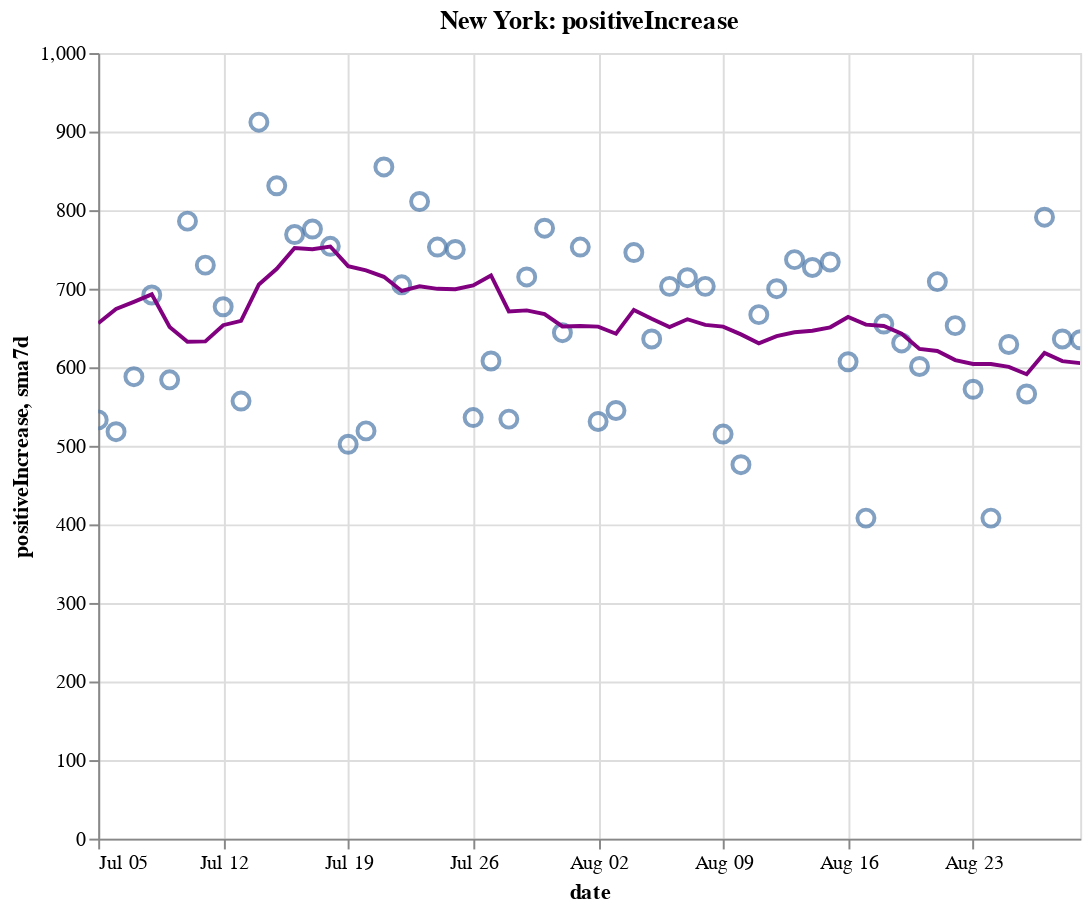

Here is the notebook cell this chart was saved with:
### Code cell
create_plot(ny, 'positiveIncrease')

### Figure 1 — Vega-Lite specification as saved in the notebook (floating-point values rounded to 4 significant figures)
{"config": {"view": {"continuousWidth": 400, "continuousHeight": 300}}, "layer": [{"layer": [{"mark": {"type": "point", "size": 75}, "encoding": {"tooltip": [{"type": "temporal", "field": "date"}, {"type": "quantitative", "field": "positiveIncrease"}, {"type": "quantitative", "field": "sma7d"}], "x": {"type": "temporal", "field": "date"}, "y": {"type": "quantitative", "field": "positiveIncrease"}}, "selection": {"selector008": {"type": "interval", "bind": "scales", "encodings": ["x", "y"]}}}, {"mark": {"type": "line", "color": "purple"}, "encoding": {"x": {"type": "temporal", "field": "date"}, "y": {"type": "quantitative", "field": "sma7d"}}}]}, {"mark": {"type": "rule", "color": "#aaa"}, "encoding": {"x": {"type": "temporal", "field": "date"}}, "transform": [{"filter": {"selection": "selector007"}}]}, {"mark": "circle", "encoding": {"opacity": {"condition": {"value": 1, "selection": "selector007"}, "value": 0}, "tooltip": [{"type": "temporal", "field": "date"}, {"type": "quantitative", "field": "positiveIncrease"}, {"type": "quantitative", "field": "sma7d"}], "x": {"type": "temporal", "field": "date"}, "y": {"type": "quantitative", "field": "positiveIncrease"}}, "selection": {"selector007": {"type": "single", "encodings": ["x"], "on": "mouseover", "nearest": true, "empty": "none"}}}, {"mark": {"type": "text", "align": "left", "dx": 5, "dy": -5, "stroke": "white", "strokeWidth": 2}, "encoding": {"text": {"type": "quantitative", "field": "positiveIncrease"}, "tooltip": [{"type": "temporal", "field": "date"}, {"type": "quantitative", "field": "positiveIncrease"}, {"type": "quantitative", "field": "sma7d"}], "x": {"type": "temporal", "field": "date"}, "y": {"type": "quantitative", "field": "positiveIncrease"}}, "transform": [{"filter": {"selection": "selector007"}}]}, {"mark": {"type": "text", "align": "left", "dx": 5, "dy": -5}, "encoding": {"text": {"type": "quantitative", "field": "positiveIncrease"}, "tooltip": [{"type": "temporal", "field": "date"}, {"type": "quantitative", "field": "positiveIncrease"}, {"type": "quantitative", "field": "sma7d"}], "x": {"type": "temporal", "field": "date"}, "y": {"type": "quantitative", "field": "positiveIncrease"}}, "transform": [{"filter": {"selection": "selector007"}}]}], "data": {"name": "data-f794da7924754e4993850f963b22b948"}, "height": 400, "title": "New York: positiveIncrease", "width": 500, "$schema": "https://vega.github.io/schema/vega-lite/v4.8.1.json", "datasets": {"data-f794da7924754e4993850f963b22b948": [{"date": "2020-07-05T00:00:00", "totalTestResultsIncrease": 63420.0, "positiveIncrease": 533.0, "death": 24900.0, "deathIncrease": 8.0, "positiveRate": 0.008, "state": "New York", "sma7d": 656.0}, {"date": "2020-07-06T00:00:00", "totalTestResultsIncrease": 54330.0, "positiveIncrease": 518.0, "death": 24910.0, "deathIncrease": 9.0, "positiveRate": 0.01, "state": "New York", "sma7d": 674.1}, {"date": "2020-07-07T00:00:00", "totalTestResultsIncrease": 56740.0, "positiveIncrease": 588.0, "death": 24920.0, "deathIncrease": 11.0, "positiveRate": 0.01, "state": "New York", "sma7d": 683.3}, {"date": "2020-07-08T00:00:00", "totalTestResultsIncrease": 57580.0, "positiveIncrease": 692.0, "death": 24940.0, "deathIncrease": 20.0, "positiveRate": 0.012, "state": "New York", "sma7d": 692.9}, {"date": "2020-07-09T00:00:00", "totalTestResultsIncrease": 65560.0, "positiveIncrease": 584.0, "death": 24960.0, "deathIncrease": 15.0, "positiveRate": 0.009, "state": "New York", "sma7d": 651.3}, {"date": "2020-07-10T00:00:00", "totalTestResultsIncrease": 73560.0, "positiveIncrease": 786.0, "death": 24970.0, "deathIncrease": 9.0, "positiveRate": 0.011, "state": "New York", "sma7d": 632.4}, {"date": "2020-07-11T00:00:00", "totalTestResultsIncrease": 69200.0, "positiveIncrease": 730.0, "death": 24970.0, "deathIncrease": 6.0, "positiveRate": 0.011, "state": "New York", "sma7d": 633.0}, {"date": "2020-07-12T00:00:00", "totalTestResultsIncrease": 62420.0, "positiveIncrease": 677.0, "death": 24980.0, "deathIncrease": 5.0, "positiveRate": 0.011, "state": "New York", "sma7d": 653.6}, {"date": "2020-07-13T00:00:00", "totalTestResultsIncrease": 51690.0, "positiveIncrease": 557.0, "death": 24990.0, "deathIncrease": 10.0, "positiveRate": 0.011, "state": "New York", "sma7d": 659.1}, {"date": "2020-07-14T00:00:00", "totalTestResultsIncrease": 60040.0, "positiveIncrease": 912.0, "death": 24990.0, "deathIncrease": 5.0, "positiveRate": 0.015, "state": "New York", "sma7d": 705.4}, {"date": "2020-07-15T00:00:00", "totalTestResultsIncrease": 63600.0, "positiveIncrease": 831.0, "death": 25000.0, "deathIncrease": 9.0, "positiveRate": 0.013, "state": "New York", "sma7d": 725.3}, {"date": "2020-07-16T00:00:00", "totalTestResultsIncrease": 72680.0, "positiveIncrease": 769.0, "death": 25010.0, "deathIncrease": 11.0, "positiveRate": 0.011, "state": "New York", "sma7d": 751.7}, {"date": "2020-07-17T00:00:00", "totalTestResultsIncrease": 78240.0, "positiveIncrease": 776.0, "death": 25020.0, "deathIncrease": 10.0, "positiveRate": 0.01, "state": "New York", "sma7d": 750.3}, {"date": "2020-07-18T00:00:00", "totalTestResultsIncrease": 69820.0, "positiveIncrease": 754.0, "death": 25040.0, "deathIncrease": 11.0, "positiveRate": 0.011, "state": "New York", "sma7d": 753.7}, {"date": "2020-07-19T00:00:00", "totalTestResultsIncrease": 46200.0, "positiveIncrease": 502.0, "death": 25050.0, "deathIncrease": 13.0, "positiveRate": 0.011, "state": "New York", "sma7d": 728.7}, {"date": "2020-07-20T00:00:00", "totalTestResultsIncrease": 49340.0, "positiveIncrease": 519.0, "death": 25060.0, "deathIncrease": 8.0, "positiveRate": 0.011, "state": "New York", "sma7d": 723.3}, {"date": "2020-07-21T00:00:00", "totalTestResultsIncrease": 66170.0, "positiveIncrease": 855.0, "death": 25060.0, "deathIncrease": 2.0, "positiveRate": 0.013, "state": "New York", "sma7d": 715.1}, {"date": "2020-07-22T00:00:00", "totalTestResultsIncrease": 67660.0, "positiveIncrease": 705.0, "death": 25070.0, "deathIncrease": 10.0, "positiveRate": 0.01, "state": "New York", "sma7d": 697.1}, {"date": "2020-07-23T00:00:00", "totalTestResultsIncrease": 69700.0, "positiveIncrease": 811.0, "death": 25080.0, "deathIncrease": 13.0, "positiveRate": 0.012, "state": "New York", "sma7d": 703.1}, {"date": "2020-07-24T00:00:00", "totalTestResultsIncrease": 76510.0, "positiveIncrease": 753.0, "death": 25090.0, "deathIncrease": 9.0, "positiveRate": 0.01, "state": "New York", "sma7d": 699.9}, {"date": "2020-07-25T00:00:00", "totalTestResultsIncrease": 71470.0, "positiveIncrease": 750.0, "death": 25100.0, "deathIncrease": 13.0, "positiveRate": 0.01, "state": "New York", "sma7d": 699.3}, {"date": "2020-07-26T00:00:00", "totalTestResultsIncrease": 53570.0, "positiveIncrease": 536.0, "death": 25110.0, "deathIncrease": 3.0, "positiveRate": 0.01, "state": "New York", "sma7d": 704.1}, {"date": "2020-07-27T00:00:00", "totalTestResultsIncrease": 57270.0, "positiveIncrease": 608.0, "death": 25120.0, "deathIncrease": 11.0, "positiveRate": 0.011, "state": "New York", "sma7d": 716.9}, {"date": "2020-07-28T00:00:00", "totalTestResultsIncrease": 57400.0, "positiveIncrease": 534.0, "death": 25130.0, "deathIncrease": 9.0, "positiveRate": 0.009, "state": "New York", "sma7d": 671.0}, {"date": "2020-07-29T00:00:00", "totalTestResultsIncrease": 62280.0, "positiveIncrease": 715.0, "death": 25130.0, "deathIncrease": 6.0, "positiveRate": 0.011, "state": "New York", "sma7d": 672.4}, {"date": "2020-07-30T00:00:00", "totalTestResultsIncrease": 73550.0, "positiveIncrease": 777.0, "death": 25140.0, "deathIncrease": 13.0, "positiveRate": 0.011, "state": "New York", "sma7d": 667.6}, {"date": "2020-07-31T00:00:00", "totalTestResultsIncrease": 68870.0, "positiveIncrease": 644.0, "death": 25150.0, "deathIncrease": 5.0, "positiveRate": 0.009, "state": "New York", "sma7d": 652.0}, {"date": "2020-08-01T00:00:00", "totalTestResultsIncrease": 82740.0, "positiveIncrease": 753.0, "death": 25160.0, "deathIncrease": 14.0, "positiveRate": 0.009, "state": "New York", "sma7d": 652.4}, {"date": "2020-08-02T00:00:00", "totalTestResultsIncrease": 58960.0, "positiveIncrease": 531.0, "death": 25170.0, "deathIncrease": 6.0, "positiveRate": 0.009, "state": "New York", "sma7d": 651.7}, {"date": "2020-08-03T00:00:00", "totalTestResultsIncrease": 51840.0, "positiveIncrease": 545.0, "death": 25170.0, "deathIncrease": 2.0, "positiveRate": 0.011, "state": "New York", "sma7d": 642.7}, {"date": "2020-08-04T00:00:00", "totalTestResultsIncrease": 70990.0, "positiveIncrease": 746.0, "death": 25180.0, "deathIncrease": 3.0, "positiveRate": 0.011, "state": "New York", "sma7d": 673.0}, {"date": "2020-08-05T00:00:00", "totalTestResultsIncrease": 72670.0, "positiveIncrease": 636.0, "death": 25180.0, "deathIncrease": 4.0, "positiveRate": 0.009, "state": "New York", "sma7d": 661.7}, {"date": "2020-08-06T00:00:00", "totalTestResultsIncrease": 72370.0, "positiveIncrease": 703.0, "death": 25180.0, "deathIncrease": 6.0, "positiveRate": 0.01, "state": "New York", "sma7d": 651.1}, {"date": "2020-08-07T00:00:00", "totalTestResultsIncrease": 70170.0, "positiveIncrease": 714.0, "death": 25190.0, "deathIncrease": 5.0, "positiveRate": 0.01, "state": "New York", "sma7d": 661.1}, {"date": "2020-08-08T00:00:00", "totalTestResultsIncrease": 74860.0, "positiveIncrease": 703.0, "death": 25200.0, "deathIncrease": 5.0, "positiveRate": 0.009, "state": "New York", "sma7d": 654.0}, {"date": "2020-08-09T00:00:00", "totalTestResultsIncrease": 65810.0, "positiveIncrease": 515.0, "death": 25200.0, "deathIncrease": 7.0, "positiveRate": 0.008, "state": "New York", "sma7d": 651.7}, {"date": "2020-08-10T00:00:00", "totalTestResultsIncrease": 54000.0, "positiveIncrease": 476.0, "death": 25200.0, "deathIncrease": 2.0, "positiveRate": 0.009, "state": "New York", "sma7d": 641.9}, {"date": "2020-08-11T00:00:00", "totalTestResultsIncrease": 77060.0, "positiveIncrease": 667.0, "death": 25210.0, "deathIncrease": 7.0, "positiveRate": 0.009, "state": "New York", "sma7d": 630.6}, {"date": "2020-08-12T00:00:00", "totalTestResultsIncrease": 87780.0, "positiveIncrease": 700.0, "death": 25220.0, "deathIncrease": 7.0, "positiveRate": 0.008, "state": "New York", "sma7d": 639.7}, {"date": "2020-08-13T00:00:00", "totalTestResultsIncrease": 87900.0, "positiveIncrease": 737.0, "death": 25230.0, "deathIncrease": 10.0, "positiveRate": 0.008, "state": "New York", "sma7d": 644.6}, {"date": "2020-08-14T00:00:00", "totalTestResultsIncrease": 85460.0, "positiveIncrease": 727.0, "death": 25230.0, "deathIncrease": 4.0, "positiveRate": 0.009, "state": "New York", "sma7d": 646.4}, {"date": "2020-08-15T00:00:00", "totalTestResultsIncrease": 88670.0, "positiveIncrease": 734.0, "death": 25240.0, "deathIncrease": 12.0, "positiveRate": 0.008, "state": "New York", "sma7d": 650.9}, {"date": "2020-08-16T00:00:00", "totalTestResultsIncrease": 77690.0, "positiveIncrease": 607.0, "death": 25250.0, "deathIncrease": 6.0, "positiveRate": 0.008, "state": "New York", "sma7d": 664.0}, {"date": "2020-08-17T00:00:00", "totalTestResultsIncrease": 56890.0, "positiveIncrease": 408.0, "death": 25260.0, "deathIncrease": 6.0, "positiveRate": 0.007, "state": "New York", "sma7d": 654.3}, {"date": "2020-08-18T00:00:00", "totalTestResultsIncrease": 66890.0, "positiveIncrease": 655.0, "death": 25260.0, "deathIncrease": 8.0, "positiveRate": 0.01, "state": "New York", "sma7d": 652.6}, {"date": "2020-08-19T00:00:00", "totalTestResultsIncrease": 80420.0, "positiveIncrease": 631.0, "death": 25270.0, "deathIncrease": 6.0, "positiveRate": 0.008, "state": "New York", "sma7d": 642.7}, {"date": "2020-08-20T00:00:00", "totalTestResultsIncrease": 80980.0, "positiveIncrease": 601.0, "death": 25280.0, "deathIncrease": 5.0, "positiveRate": 0.007, "state": "New York", "sma7d": 623.3}, {"date": "2020-08-21T00:00:00", "totalTestResultsIncrease": 98880.0, "positiveIncrease": 709.0, "death": 25280.0, "deathIncrease": 3.0, "positiveRate": 0.007, "state": "New York", "sma7d": 620.7}, {"date": "2020-08-22T00:00:00", "totalTestResultsIncrease": 94850.0, "positiveIncrease": 653.0, "death": 25280.0, "deathIncrease": 4.0, "positiveRate": 0.007, "state": "New York", "sma7d": 609.1}, {"date": "2020-08-23T00:00:00", "totalTestResultsIncrease": 74040.0, "positiveIncrease": 572.0, "death": 25290.0, "deathIncrease": 6.0, "positiveRate": 0.008, "state": "New York", "sma7d": 604.1}, {"date": "2020-08-24T00:00:00", "totalTestResultsIncrease": 62030.0, "positiveIncrease": 408.0, "death": 25300.0, "deathIncrease": 7.0, "positiveRate": 0.007, "state": "New York", "sma7d": 604.1}, {"date": "2020-08-25T00:00:00", "totalTestResultsIncrease": 67260.0, "positiveIncrease": 629.0, "death": 25300.0, "deathIncrease": 2.0, "positiveRate": 0.009, "state": "New York", "sma7d": 600.4}, {"date": "2020-08-26T00:00:00", "totalTestResultsIncrease": 71190.0, "positiveIncrease": 566.0, "death": 25300.0, "deathIncrease": 8.0, "positiveRate": 0.008, "state": "New York", "sma7d": 591.1}, {"date": "2020-08-27T00:00:00", "totalTestResultsIncrease": 83440.0, "positiveIncrease": 791.0, "death": 25310.0, "deathIncrease": 4.0, "positiveRate": 0.009, "state": "New York", "sma7d": 618.3}, {"date": "2020-08-28T00:00:00", "totalTestResultsIncrease": 97830.0, "positiveIncrease": 636.0, "death": 25310.0, "deathIncrease": 3.0, "positiveRate": 0.007, "state": "New York", "sma7d": 607.9}, {"date": "2020-08-29T00:00:00", "totalTestResultsIncrease": 93870.0, "positiveIncrease": 635.0, "death": 25320.0, "deathIncrease": 7.0, "positiveRate": 0.007, "state": "New York", "sma7d": 605.3}]}}
